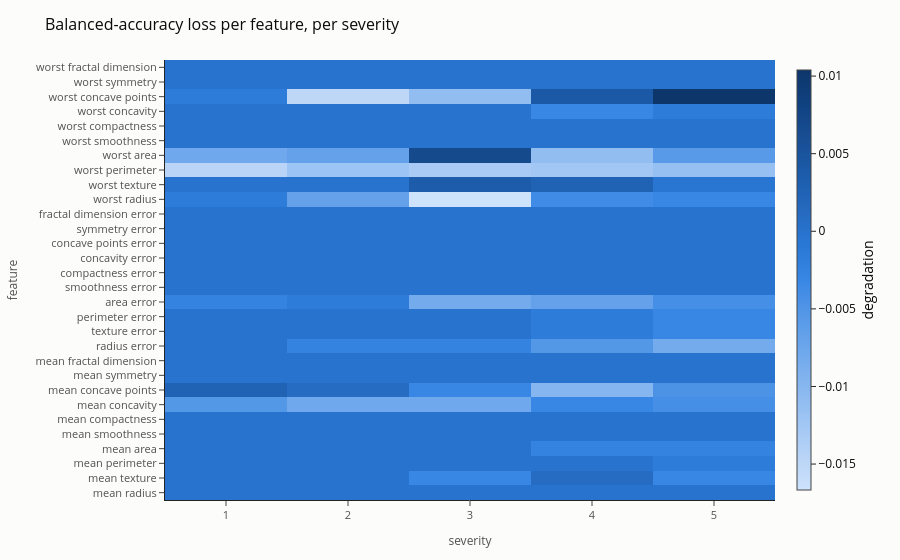

This figure's notebook cell:
### Code cell
from themis_assess.viz import plot_sensitivity_map

plot_sensitivity_map(sensitivity, title="Balanced-accuracy loss per feature, per severity")

### Figure 1 — Plotly figure (JSON) as saved in the notebook; plotly's stock layout.template omitted (floating-point values rounded to 4 significant figures; data arrays with more than 128 entries replaced by an {"elided": "..."} marker saying what was removed)
{"data": [{"colorbar": {"thickness": 14, "title": {"side": "right", "text": "degradation"}}, "colorscale": [[0, "#cde2fb"], [0.08333, "#b7d3f6"], [0.1667, "#9ec5f4"], [0.25, "#86b6ef"], [0.3333, "#6da7ec"], [0.4167, "#5598e7"], [0.5, "#3987e5"], [0.5833, "#2a78d6"], [0.6667, "#256abf"], [0.75, "#1c5cab"], [0.8333, "#184f95"], [0.9167, "#104281"], [1, "#0d366b"]], "hovertemplate": "feature %{y}<br>severity %{x}<br>%{z:.4g}<extra></extra>", "textfont": {"size": 10}, "type": "heatmap", "x": ["1", "2", "3", "4", "5"], "y": ["mean radius", "mean texture", "mean perimeter", "mean area", "mean smoothness", "mean compactness", "mean concavity", "mean concave points", "mean symmetry", "mean fractal dimension", "radius error", "texture error", "perimeter error", "area error", "smoothness error", "compactness error", "concavity error", "concave points error", "symmetry error", "fractal dimension error", "worst radius", "worst texture", "worst perimeter", "worst area", "worst smoothness", "worst compactness", "worst concavity", "worst concave points", "worst symmetry", "worst fractal dimension"], "z": {"elided": "30x5 float values"}}], "layout": {"font": {"color": "#0b0b0b", "size": 12}, "legend": {"bgcolor": "rgba(0,0,0,0)", "font": {"color": "#52514e", "size": 11}}, "margin": {"b": 60, "l": 70, "r": 30, "t": 60}, "paper_bgcolor": "#fcfcfb", "plot_bgcolor": "#fcfcfb", "title": {"font": {"color": "#0b0b0b", "size": 16}, "text": "Balanced-accuracy loss per feature, per severity"}, "xaxis": {"gridcolor": "#e6e5e1", "tickfont": {"color": "#52514e", "size": 11}, "title": {"font": {"color": "#52514e", "size": 12}, "text": "severity"}, "zeroline": false}, "yaxis": {"gridcolor": "#e6e5e1", "tickfont": {"color": "#52514e", "size": 11}, "title": {"font": {"color": "#52514e", "size": 12}, "text": "feature"}, "zeroline": false}}}
